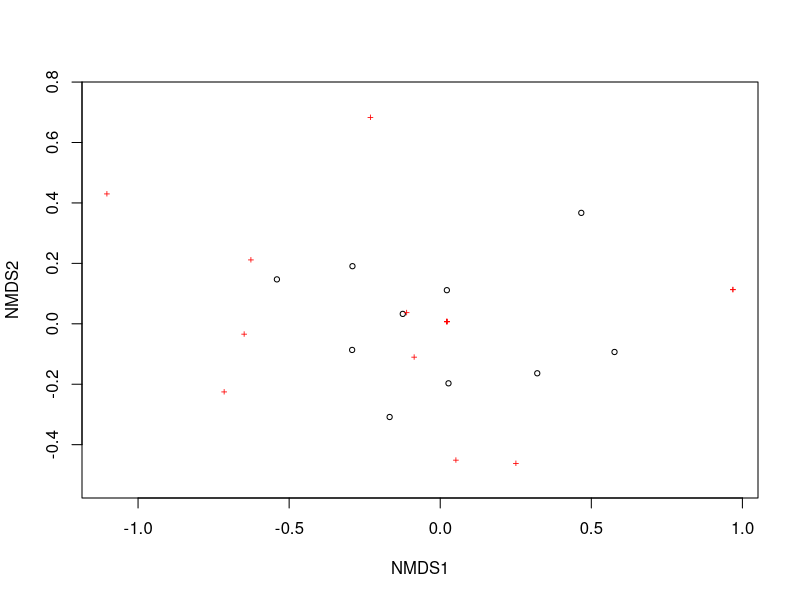
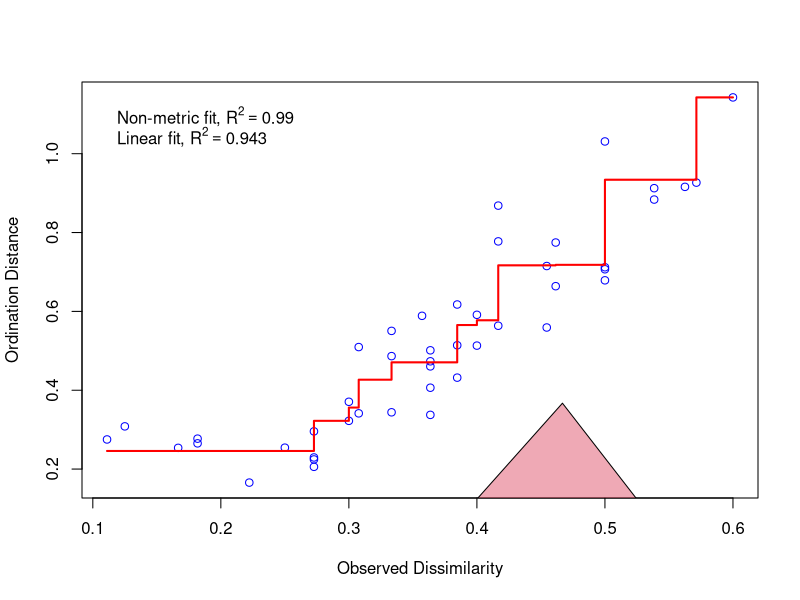

Here is the R script that generated these plots, in order: (Note: this script raises an error after producing the figures.)
# Dissertation NMDS Analysis
# Carla Leone
# 5th March, 2024

## Load the dataset and packages ----
install.packages("tidyverse")
install.packages("vegan")
library(tidyverse)
library(vegan)
library(readxl)

meta_richness <- read_excel("data/meta_richness.xlsx", 
                            sheet = "big_sheet (3)")
View(meta_richness)
meta_richness$habitat<- as.factor(meta_richness$habitat)

## NMDS Full Presence----
max_richness <- read_excel("data/phonic_richness.xlsx", 
                                       sheet = "full_presence (2)")
View(max_richness)
max_richness<- subset(max_richness, select = -c(knock))

max_richness<- max_richness %>%
  column_to_rownames(var = "site") # make site the name of the rows


### Make separate for habitats
habitats <- read_excel("data/meta_richness.xlsx", 
                         sheet = "habitats")
View(habitats)
habitats$habitat<- as.factor(habitats$habitat)


### Distance matrix calculation
sound_dist<- vegdist(max_richness, method="jaccard", binary= TRUE)
sound_dist

### NMDS
richness_nmds<- metaMDS(max_richness, #the community data
                    distance = "jaccard", # Using bray-curtis distance
                    try = 300)
richness_nmds
#stress = 0.099
#distance = jaccard
plot(richness_nmds)
stressplot(richness_nmds)

### Plots
ordihull(richness_nmds, # the nmds we created
         groups= habitats$habitat, #calling the groups from the mpa data frame we made
         draw = "polygon", # drawing polygons
         col = 1:3, # shading the polygons
         label = FALSE #removing labels from the polygons
) 

### permanova
#permanova
dist_full_richness<- vegdist(max_richness, method="jaccard")
perm_full_richness <- adonis2(dist_full_richness ~ habitat, data = habitats)

summary(perm_full_richness)
perm_full_richness
#significant p = 0.017
?pairwise.adonis()
?adonis2()
pairwise.adonis(dist_full_richness,habitats$habitat)

### SIMPER
basic_simper<- simper(max_richness,
                      distance= "jaccard",#our community data set
                      permutations = 999) # permutations to run

summary(basic_simper , ordered = TRUE) #summary is the total contrast.

habitat_simper<- simper(max_richness, 
                         habitats$habitat,
                        distance= "jaccard",
                         permutations = 999)
?simper()
summary(habitat_simper)
habitat_simper

### permatfull on pres/abs
x1<- permatfull(max_richness, strata = habitats$habitat)
summary(x1)
plot(x1)


## NMDS Full Relative Abundance ----
max_relative_abundance <- read_excel("data/phonic_richness.xlsx", 
                           sheet = "full_relative_abundance (2)")
View(max_relative_abundance)
max_relative_abundance<- subset(max_relative_abundance, select = -c(knock))

max_relative_abundance<- max_relative_abundance %>%
  column_to_rownames(var = "site") # make site the name of the rows


## Make separate for habitats
habitats <- read_excel("data/meta_richness.xlsx", 
                       sheet = "habitats")
View(habitats)
habitats$habitat<- as.factor(habitats$habitat)
habitats<- subset(habitats, select = -c(boats,wind, animals))
habitats<- habitats %>%
  column_to_rownames(var = "site")

### NMDS
relative_abundance_nmds<- metaMDS(dist_full_relative_abundance, #the community data
                        distance = "bray",# Using bray-curtis distance
                        try = 300)
relative_abundance_nmds
#stress = 0.0826
#distance = bray
plot(relative_abundance_nmds)
stressplot(relative_abundance_nmds)

### Plots

ordihull(relative_abundance_nmds, # the nmds we created
         groups= habitats$habitat, #calling the groups from the mpa data frame we made
         draw = "polygon", # drawing polygons
         col = 1:3, # shading the polygons
         label = FALSE #removing labels from the polygons
) 

### permanova
install.packages("pairwise.adonis")

dist_full_relative_abundance<- vegdist(max_relative_abundance, method="bray")
perm_full_relative_abundance <- adonis2(dist_full_relative_abundance ~ habitat, data = habitats)
pairwise1<- pairwise.adonis2(dist_full_relative_abundance ~ habitat, 
                 data =habitats, permutations = 999)
perm_full_relative_abundance
#not significant p = 0.182

#significant 

### SIMPER
basic_simper<- simper(max_relative_abundance,
                      distance= "bray",#our community data set
                      permutations = 999) # permutations to run

summary(basic_simper , ordered = TRUE) #summary is the total contrast.

habitat_simper<- simper(max_relative_abundance, 
                        habitats$habitat,
                        distance= "bray",
                        permutations = 999)
summary(habitat_simper)



## NMDS Full Occurrence ---- 
# Load the data
library(readxl)
full_occurrence <- read_excel("data/phonic_richness.xlsx", 
                            sheet = "full_occurrence (2)")
View(full_occurrence)
full_occurrence<- subset(full_occurrence, select = -c(knock))


# make the sites the row names
full_occurrence<- full_occurrence %>%
column_to_rownames(var = "site")

# calculating distances
full_occurence_distance<- vegdist(full_occurrence, method="bray")
full_occurence_distance

# make the nmds
full_occurrence_nmds<- metaMDS(full_occurrence, #the community data
                      distance = "bray",
               k=2,# Using bray-curtis distance
                      try = 300)

full_occurrence_nmds
#stress = 0.0798
# method of distance is bray curtis



### permanova
#permanova
dist_full_occurrence<- vegdist(full_occurrence, method="bray")
perm_full_occurrence <- adonis2(full_occurrence ~ habitat, data = habitats)

perm_full_occurrence
# significant with a p value =. 0.009, f = 3.4561, df habitat =3, df resid =7, df total =9
plot(full_occurrence_nmds)

ordihull(full_occurrence_nmds, # the nmds we created
         groups= habitats$habitat, #calling the groups from the mpa data frame we made
         draw = "polygon", # drawing polygons
         col = 1:3, # shading the plygons
         label = FALSE #removing labels from the plygons
) 


### SIMPER
basic_simper_full_occurence<- simper(full_occurrence,
                      distance= "bray",#our community data set
                      permutations = 999) # permutations to run

summary(basic_simper , ordered = TRUE) #summary is the total contrast.

habitat_simper<- simper(max_relative_abundance, 
                        habitats$habitat,
                        distance= "bray",
                        permutations = 999)
summary(habitat_simper)

# plotting with ggplot ----
data.scores <- as.data.frame(scores(activity_nmds))  #Using the scores function from vegan to extract the site scores and convert to a data.frame
data.scores$site <- rownames(data.scores)  # create a column of site names, from the rownames of data.scores
data.scores$habitat <- habitats  #  add the grp variable created earlier
head(data.scores) 

species.scores <- as.data.frame(scores(activity_nmds, "species"))  #Using the scores function from vegan to extract the species scores and convert to a data.frame
species.scores$species <- rownames(species.scores)  # create a column of species, from the rownames of species.scores
head(species.scores) 

grp.1 <- data.scores[data.scores$habitat == "1", ][chull(data.scores[data.scores$habitat == 
                                                                   "1", c("sites.NMDS1", "sites.NMDS2")]), ]  # hull values for grp A

grp.2 <- data.scores[data.scores$habitat == "2", ][chull(data.scores[data.scores$habitat == 
                                                                   "2", c("sites.NMDS1", "sites.NMDS2")]), ]  # hull values for grp B

grp.3 <- data.scores[data.scores$habitat == "3", ][chull(data.scores[data.scores$habitat == 
                                                                       "3", c("sites.NMDS1", "sites.NMDS2")]), ]  # hull values for grp B

hull.data <- rbind(grp.1, grp.2, grp.3)  #combine grp.a and grp.b
hull.data

library(tidyverse)
Colours <- c("#E69F00", "#56B4E9", "#009E73", "#F0E442", "#0072B2", "#D55E00")
names(Colours) <- c("BW", "LI", "SOSR", "WB", "WOSR", "WW")
Colours_darker <- darken(Colours, 0.4)
names(Colours_darker) <- c("BW", "LI", "SOSR", "WB", "WOSR", "WW")

(  activity_NMDS_plot <- ggplot() +
    geom_polygon(data=hull.data,aes(x=sites.NMDS1,y=sites.NMDS2,fill=habitat,group=habitat),alpha=0.30) + # add the convex hulls
    #geom_text(data=species.scores,aes(x=NMDS1,y=NMDS2,label=species),alpha=0.5) +  # add the species labels
    geom_point(data=data.scores,aes(x=sites.NMDS1,y=sites.NMDS2,colour=habitat),size=3) + # add the point markers
    #geom_text(data=data.scores,aes(x=NMDS1,y=NMDS2,label=site),size=6,vjust=0) +  # add the site labels
    scale_colour_manual(values=Colours) +
    scale_fill_manual(values=Colours) +
    # scale_x_continuous(limits = c(-1.4, 3), breaks = c(-1,0,1,2,3)) +
    # scale_y_continuous(limits = c(-1.4, 1.2), breaks = c(-1,-0.5,0, 0.5 ,1)) +
    scale_x_continuous(limits = c(-0.7, 1.6), breaks = c(-0.5,0,0.5,1,1.5)) +
    scale_y_continuous(limits = c(-0.7, 0.5), breaks = c(-0.5,-0.25,0,0.25,0.5)) +
    #coord_equal() 
    ggtitle("Invertebrates") +
    theme(plot.title = element_text(hjust = 0.5)))

# SIMPER 
basic_simper_activity<- simper(activity_nmds, #our community data set
                      permutations = 999) # permutations to run

summary(basic_simper , ordered = TRUE) #summary is the total contrast.

habitat_simper<- simper(activity, 
                        habitats$habitat,
                        permutations = 999)
summary(habitat_simper, ordered = T)
stressplot(nmds)
ordiplot(nmds, type= "text")


## NMDS Low Relative Abundance ----
# import the dataset
low_relative_abundance <- read_excel("data/phonic_richness.xlsx", 
                            sheet = "low_relative_abundance (2)")

low_relative_abundance<- subset(low_relative_abundance, select = -c(13) ) #remove unnecessary columns
low_relative_abundance<- low_relative_abundance %>%
  column_to_rownames(var = "site")
View(low_relative_abundance)
# Make the nmds
low_abundance_nmds<- metaMDS(low_relative_abundance, #the community data
           distance = "bray",
           k=2, # Using bray-curtis distance
           try = 300)
low_abundance_nmds
# stress = 0.066
plot(low_abundance_nmds)
abundance_simper_habitat<- simper(abundances,
                                  habitats$habitat,#our community data set
                          permutations = 999) # permutations to run
summary(abundance_simper_habitat)
### permanova
dist_low_abundance<- vegdist(low_relative_abundance, method="bray")
perm_low_abundance <- adonis2(dist_low_abundance ~ habitat, data = habitats)

perm_low_abundance
#not significant , p = 0.083


### Plots
ordihull(low_abundance_nmds, # the nmds we created
         groups= habitats$habitat, #calling the groups from the mpa data frame we made
         draw = "polygon", # drawing polygons
         col = 1:3, # shading the plygons
         label = FALSE #removing labels from the plygons
) 

### SIMPER
basic_simper<- simper(abundance_nmds, #our community data set
                      permutations = 999) # permutations to run

summary(basic_simper , ordered = TRUE) #summary is the total contrast.

habitat_simper<- simper(presence_nmds, 
                        habitats$habitat,
                        permutations = 999)
summary(habitat_simper)


## NMDS Low presence ----
low_presence<- read_excel("data/phonic_richness.xlsx", 
                                      sheet = "low_presence (2)")
View(low_presence)
low_presence<- subset(low_presence, select = -c(habitat) ) #remove unnecessary columnsc

low_presence<- low_presence %>%
  column_to_rownames(var = "site")
View(low_presence)

##nmds
nmds_low_presence<-  metaMDS(low_presence, #the community data
                                            distance = "jaccard",
                             autotransform = F,
                             # Using bray-curtis distance
                                            try = 300)

nmds_low_presence
# stress = 0.077
plot(nmds_low_presence)
stressplot(nmds_low_presence)
ordiplot(nmds_low_presence, type= "text")

View(habitats)
habitats<- subset(habitats, select= -c(boats,wind, animals ))

#permanova
dist_low_presence<- vegdist(low_presence, method="jaccard")
perm_low_presence <- adonis2(dist_low_presence ~ habitat, data = habitats)

summary(perm_low_presence)
perm_low_presence
# not significant, p = 0.525

#simper
basic_simper<- simper(low_presence, #our community data set
                      permutations = 999) # permutations to run

summary(basic_simper , ordered = TRUE) #summary is the total contrast.

habitat_simper<- simper(nmds_low_richness_matrix, 
                        habitats$habitat,
                        permutations = 999)
summary(habitat_simper)
#plot
plot.new()
ordihull(nmds_low_presence, # NMDS results object
         groups = habitats$habitat, # Grouping variable
         draw = "polygon", # Draw polygons
         col = 1:3, # Specify colors for polygons
         label = FALSE # Remove labels from polygons
)

## NMDS low Occurrence ----
low_occurrence<- read_excel("data/phonic_richness.xlsx", 
                                      sheet = "low_activity (2)")
View(low_occurrence)
low_occurrence<- subset(low_occurrence, select = -c(habitat))
low_occurrence<- low_occurrence %>%
  column_to_rownames(var = "site")

##nmds
nmds_low_occurrence<-  metaMDS(low_occurrence, #the community data
                             distance = "bray",
                             autotransform = F,
                             # Using bray-curtis distance
                             try = 300)

nmds_low_occurrence
#stress = 0.067

stressplot(nmds_low_abundance)
ordiplot(nmds_low_occurrence, type= "text")
?ordiplot
plot(nmds_low_occurrence)
View(habitats)

ordihull(nmds_low_occurrence, # the nmds we created
         groups= habitats$habitat, #calling the groups from the mpa data frame we made
         draw = "polygon", # drawing polygons
         col = 1:3, # shading the plygons
         label = FALSE #removing labels from the plygons
) 


## adding habitat
habitats <- read_excel("data/meta_richness.xlsx", 
                       sheet = "habitats")
View(habitats)
habitats$habitat<- as.factor(habitats$habitat)

# Try PERMANOVA
dist_low_occurrence<- vegdist(low_occurrence, method="bray")
perm_low_occurrence <- adonis2(low_occurrence ~ habitat, data = habitats)

summary(perm_low_occurrence)
perm_low_occurrence
# is significant: 0.033 = p

#simper
basic_simper<- simper(nmds_low_abundance_matrix, #our community data set
                      permutations = 999) # permutations to run

summary(basic_simper , ordered = TRUE) #summary is the total contrast.
# none have significant p values, but highest ratio is the thump

habitat_simper<- simper(dist_low_occurrence, 
                        habitats$habitat,
                        permutations = 999)
summary(habitat_simper)
w# difference between 1-2 = knock
# difference between 1-3 = croak and knock
# difference between 2-3 = low long grunt

##Plot
ordihull(nmds_low_abundance_matrix, # the nmds we created
         groups= habitats$habitat, #calling the groups from the mpa data frame we made
         draw = "polygon", # drawing polygons
         col = 1:3, # shading the plygons
         label = FALSE #removing labels from the plygons
) 

## low occurrence nmds----
nmds_low_activity_matrix<- read_excel("data/meta_richness.xlsx", 
                                       sheet = "low_activity")
View(nmds_low_activity_matrix)
nmds_low_activity_matrix<- subset(nmds_low_activity_matrix, select = -c(simpsons,habitat, max_richness) ) #remove unnecessary columnsc


nmds_low_activity_matrix<- nmds_low_activity_matrix %>%
  column_to_rownames(var = "site")
View(nmds_low_abundance_matrix)

##nmds
nmds_low_activity<-  metaMDS(nmds_low_activity_matrix, #the community data
                              distance = "bray",
                              autotransform = T,
                              # Using bray-curtis distance
                              try = 300)

nmds_low_activity
plot(nmds_low_abundance)
stressplot(nmds_low_activity)
ordiplot(nmds_low_activity, type= "text")

ordihull(nmds_low_abundance_matrix, # the nmds we created
         groups= habitats$habitat, #calling the groups from the mpa data frame we made
         draw = "polygon", # drawing polygons
         col = 1:3, # shading the plygons
         label = FALSE #removing labels from the plygons
) 


## adding habitat
habitats <- read_excel("data/meta_richness.xlsx", 
                       sheet = "habitats")
View(habitats)
habitats$habitat<- as.factor(habitats$habitat)

# Try PERMANOVA
dist_low_activity<- vegdist(nmds_low_activity_matrix, method="bray")
perm_low_activity <- adonis2(dist_low_activity ~ habitat, data = habitats)

summary(perm_low_abundance)
perm_low_activity
#significant


#simper
basic_simper<- simper(nmds_low_abundance_matrix, #our community data set
                      permutations = 999) # permutations to run

summary(basic_simper , ordered = TRUE) #summary is the total contrast.
# none have significant p values, but highest ratio is the thump

habitat_simper<- simper(nmds_low_abundance_matrix, 
                        habitats$habitat,
                        permutations = 999)
summary(habitat_simper)
# difference between 1-2 = knock
# difference between 1-3 = croak and knock
# difference between 2-3 = low long grunt

##Plot
ordihull(nmds_low_activity_matrix, # the nmds we created
         groups= habitats$habitat, #calling the groups from the mpa data frame we made
         draw = "polygon", # drawing polygons
         col = 1:3, # shading the plygons
         label = FALSE #removing labels from the plygons
) 

## Richness vs time ----
class(meta_richness$time)
View(meta_richness)
View(richness)
richness$richness<- as.numeric(richness$richness)

#Compute average richness for each time point and habitat category
df_avg <- richness %>%
  group_by(time,habitat) %>%
  summarise(avg_richness = mean(max_richnes),
            sd_richness = sd(max_richnes),
            se_richness = sd(max_richnes) /sqrt(n()))%>%
              ungroup()
#gives the stats for each habitat at each time point. Has taken the average richness of each habitat for each time.

### Group by site
df_avg_site<- richness %>%
  group_by(time,site) %>%
  summarise(avg_richness = mean(richness),
            sd_richness = sd(richness),
            se_richness = sd(richness) /sqrt(n()))%>%
  ungroup()

View(df_avg)

### Plot by habitat
ggplot(df_avg, aes(x = time, y = avg_richness, color = habitat)) +
  geom_line() +  # Add lines
  geom_point() +  # Add points
  labs(x = "Time", y = "Average Richness", color = "Habitat Category") +  # Labels
  theme_minimal()  # Optional: change theme if desired

### plot by site
ggplot(df_avg_site, aes(x = time, y = avg_richness, color = site)) +
  geom_line() +  # Add lines
  geom_point() +  # Add points
  labs(x = "Time", y = "Average Richness", color = "Habitat Category") +  # Labels
  theme_minimal()  # Optional: change theme if desired


### Using the full dataset richness to plot and adding error bars
ggplot(richness, aes(x = time, y = richness, color = habitat)) +
  stat_summary(fun.data = mean_se, geom = "line") +  # Add lines with mean and standard error
  stat_summary(fun.data = mean_se, geom = "point") +  # Add points with mean and standard error
  stat_summary(fun.data = mean_se, geom = "errorbar", width = 0.1) +  # Add error bars with standard error
  labs(x = "Time", y = "Richness", color = "Habitat Category") +  # Labels
  theme_minimal()

## Clustering ----
dist_low_presence<- vegdist(low_presence, method="jaccard")
cluster <- hclust(dist_low_presence, method = "average", members = NULL)
plot(cluster)

?hclust
